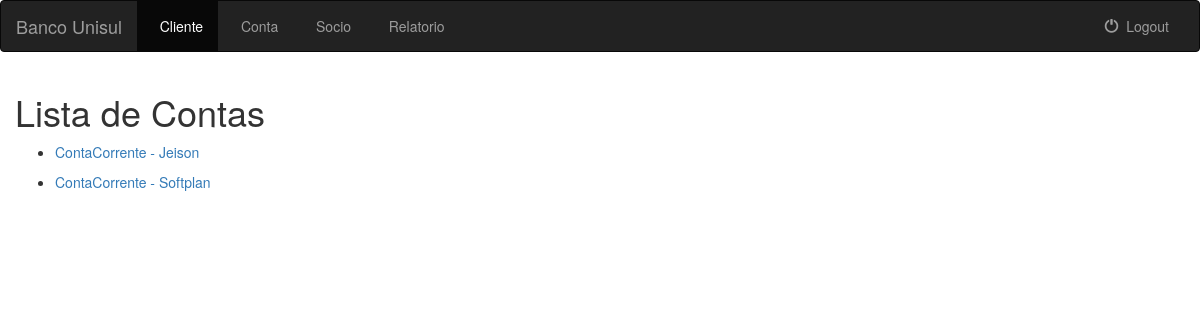
Page /listaconta/ (signed in) on the earlier database version.
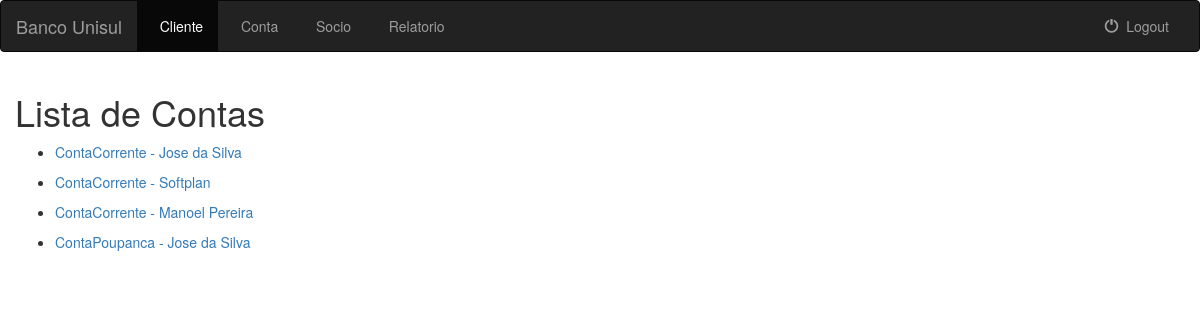
Same page on the later database version.
### banco_unisul/models.py (models this page shows, shortened)
class Conta(models.Model):
    TIPO_CONTA = (
        (1, 'ContaCorrente'),
        (2, 'ContaPoupanca'),
    )
    agencia = models.ForeignKey(Agencia, on_delete=models.CASCADE)
    cliente = models.ForeignKey(Cliente, on_delete=models.CASCADE)
    tpconta = models.IntegerField("Tipo da Conta", choices=TIPO_CONTA)
    saldo = models.IntegerField()
    chespecial = models.IntegerField("Limite cheque especial")
    flespecial = models.BooleanField("Utiliza cheque especial")
    class META:
        unique_together = (("cliente", "tpconta"),)

class Cliente(models.Model):
    nome = models.CharField(max_length=200)
    endereco = models.CharField(max_length=200)
    class META:
        abstract = True

### banco_unisul/views.py (the view)
# urls.py: url(r'^listaconta/$', views.ListaContaView.as_view(), name='listaconta'),
class ListaContaView(LoginRequiredMixin, generic.ListView):
    model = Conta
    template_name = 'banco_unisul/listaconta.html'
    context_object_name = 'todos_contas'
    def get_queryset(self):
        return Conta.objects.all()

### templates/banco_unisul/listaconta.html (shortened to what this page needs)
{% extends 'banco_unisul/baseinterno.html' %}
{% block cad_cliente %}active{% endblock %}
{% block body %}
    {% if todos_contas %}
        <h1 class="col-sm-12">Lista de Contas</h1>
        {% for conta in todos_contas %}
            <div class="col-sm-10">
                <ul>
                    <li><a href="{% url 'banco_unisul:conta-update' conta.id %}">{{ conta.get_tpconta_display }} - {{ conta.cliente.nome }}</a></li>
                </ul>
            </div>
        {% endfor %}
    {% else %}
        <div>
            <h2>
                Não existe contas cadastradas.
            </h2>
        </div>
    {% endif %}
{% endblock %}

Differences in the rows shown:
changed Conta (number 1 of 4 on the later page): cliente.nome "Jeison" → "Jose da Silva"
added Conta: tpconta "ContaCorrente", cliente.nome "Manoel Pereira"
added Conta: tpconta "ContaPoupanca", cliente.nome "Jose da Silva"
